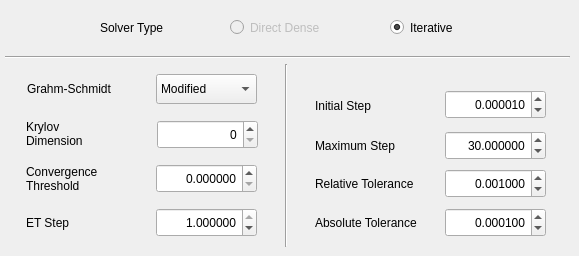
   <widget class="QWidget" name="tab_2">
    <attribute name="title">
     <string>  Model Solver Parameters  </string>
    </attribute>
    <widget class="QLabel" name="textLabel1_2">
     <property name="geometry">
      <rect>
       <x>315</x>
       <y>207</y>
       <width>131</width>
       <height>31</height>
      </rect>
     </property>
     <property name="text">
      <string>Absolute Tolerance</string>
     </property>
    </widget>
    <widget class="QDoubleSpinBox" name="doubleSpinBoxAbsoluteTolerance">
     <property name="geometry">
      <rect>
       <x>445</x>
       <y>208</y>
       <width>101</width>
       <height>29</height>
      </rect>
     </property>
     <property name="alignment">
      <set>Qt::AlignRight|Qt::AlignTrailing|Qt::AlignVCenter</set>
     </property>
     <property name="decimals">
      <number>6</number>
     </property>
     <property name="maximum">
      <double>1.000000000000000</double>
     </property>
     <property name="singleStep">
      <double>0.000100000000000</double>
     </property>
     <property name="value">
      <double>0.000100000000000</double>
     </property>
    </widget>
    <widget class="QDoubleSpinBox" name="doubleSpinBoxRelativeTolerance">
     <property name="geometry">
      <rect>
       <x>445</x>
       <y>169</y>
       <width>101</width>
       <height>29</height>
      </rect>
     </property>
     <property name="alignment">
      <set>Qt::AlignRight|Qt::AlignTrailing|Qt::AlignVCenter</set>
     </property>
     <property name="decimals">
      <number>6</number>
     </property>
     <property name="maximum">
      <double>1.000000000000000</double>
     </property>
     <property name="singleStep">
      <double>0.001000000000000</double>
     </property>
     <property name="value">
      <double>0.001000000000000</double>
     </property>
    </widget>
    <widget class="QLabel" name="textLabel1_3">
     <property name="geometry">
      <rect>
       <x>315</x>
       <y>168</y>
       <width>131</width>
       <height>31</height>
      </rect>
     </property>
     <property name="text">
      <string>Relative Tolerance</string>
     </property>
    </widget>
    <widget class="Line" name="line1_3">
     <property name="geometry">
      <rect>
       <x>5</x>
       <y>56</y>
       <width>565</width>
       <height>3</height>
      </rect>
     </property>
     <property name="orientation">
      <enum>Qt::Horizontal</enum>
     </property>
    </widget>
    <widget class="QLabel" name="textLabel1_4">
     <property name="geometry">
      <rect>
       <x>100</x>
       <y>12</y>
       <width>131</width>
       <height>31</height>
      </rect>
     </property>
     <property name="text">
      <string>Solver Type</string>
     </property>
    </widget>
    <widget class="QRadioButton" name="radioButtonDirectDense">
     <property name="enabled">
      <bool>false</bool>
     </property>
     <property name="geometry">
      <rect>
       <x>230</x>
       <y>16</y>
       <width>121</width>
       <height>23</height>
      </rect>
     </property>
     <property name="text">
      <string>Direct Dense</string>
     </property>
    </widget>
    <widget class="QRadioButton" name="radioButtonIterative">
     <property name="geometry">
      <rect>
       <x>390</x>
       <y>16</y>
       <width>121</width>
       <height>23</height>
      </rect>
     </property>
     <property name="text">
      <string>Iterative</string>
     </property>
     <property name="checked">
      <bool>true</bool>
     </property>
    </widget>
    <widget class="QLabel" name="textLabel1_5">
     <property name="geometry">
      <rect>
       <x>315</x>
       <y>90</y>
       <width>131</width>
       <height>31</height>
      </rect>
     </property>
     <property name="text">
      <string>Initial Step</string>
     </property>
    </widget>
    <widget class="QDoubleSpinBox" name="doubleSpinBoxInitialStep">
     <property name="geometry">
      <rect>
       <x>445</x>
       <y>90</y>
       <width>101</width>
       <height>29</height>
      </rect>
     </property>
     <property name="alignment">
      <set>Qt::AlignRight|Qt::AlignTrailing|Qt::AlignVCenter</set>
     </property>
     <property name="decimals">
      <number>6</number>
     </property>
     <property name="maximum">
      <double>1.000000000000000</double>
     </property>
     <property name="singleStep">
      <double>0.000010000000000</double>
     </property>
     <property name="value">
      <double>0.000010000000000</double>
     </property>
    </widget>
    <widget class="Line" name="line2_4">
     <property name="geometry">
      <rect>
       <x>285</x>
       <y>64</y>
       <width>3</width>
       <height>183</height>
      </rect>
     </property>
     <property name="orientation">
      <enum>Qt::Vertical</enum>
     </property>
    </widget>
    <widget class="QDoubleSpinBox" name="doubleSpinBoxMaximumStep">
     <property name="geometry">
      <rect>
       <x>445</x>
       <y>131</y>
       <width>101</width>
       <height>29</height>
      </rect>
     </property>
     <property name="alignment">
      <set>Qt::AlignRight|Qt::AlignTrailing|Qt::AlignVCenter</set>
     </property>
     <property name="decimals">
      <number>6</number>
     </property>
     <property name="maximum">
      <double>1440.000000000000000</double>
     </property>
     <property name="singleStep">
      <double>1.000000000000000</double>
     </property>
     <property name="value">
      <double>30.000000000000000</double>
     </property>
    </widget>
    <widget class="QLabel" name="textLabel1_7">
     <property name="geometry">
      <rect>
       <x>315</x>
       <y>130</y>
       <width>131</width>
       <height>31</height>
      </rect>
     </property>
     <property name="text">
      <string>Maximum Step</string>
     </property>
    </widget>
    <widget class="QDoubleSpinBox" name="doubleSpinBoxETStep">
     <property name="geometry">
      <rect>
       <x>156</x>
       <y>208</y>
       <width>101</width>
       <height>29</height>
      </rect>
     </property>
     <property name="alignment">
      <set>Qt::AlignRight|Qt::AlignTrailing|Qt::AlignVCenter</set>
     </property>
     <property name="decimals">
      <number>6</number>
     </property>
     <property name="maximum">
      <double>1.000000000000000</double>
     </property>
     <property name="singleStep">
      <double>1.000000000000000</double>
     </property>
     <property name="value">
      <double>1.000000000000000</double>
     </property>
    </widget>
    <widget class="QLabel" name="textLabel1_6">
     <property name="geometry">
      <rect>
       <x>26</x>
       <y>207</y>
       <width>131</width>
       <height>31</height>
      </rect>
     </property>
     <property name="text">
      <string>ET Step</string>
     </property>
    </widget>
    <widget class="QLabel" name="textLabel1_8">
     <property name="geometry">
      <rect>
       <x>26</x>
       <y>163</y>
       <width>131</width>
       <height>31</height>
      </rect>
     </property>
     <property name="text">
      <string>Convergence
Threshold</string>
     </property>
    </widget>
    <widget class="QDoubleSpinBox" name="doubleSpinBoxConvergenceThreshold">
     <property name="geometry">
      <rect>
       <x>156</x>
       <y>164</y>
       <width>101</width>
       <height>29</height>
      </rect>
     </property>
     <property name="alignment">
      <set>Qt::AlignRight|Qt::AlignTrailing|Qt::AlignVCenter</set>
     </property>
     <property name="decimals">
      <number>6</number>
     </property>
     <property name="maximum">
      <double>1.000000000000000</double>
     </property>
     <property name="singleStep">
      <double>1.000000000000000</double>
     </property>
     <property name="value">
      <double>0.000000000000000</double>
     </property>
    </widget>
    <widget class="QLabel" name="textLabel1_9">
     <property name="geometry">
      <rect>
       <x>26</x>
       <y>118</y>
       <width>131</width>
       <height>31</height>
      </rect>
     </property>
     <property name="text">
      <string>Krylov
Dimension</string>
     </property>
    </widget>
    <widget class="QLabel" name="textLabel1_10">
     <property name="geometry">
      <rect>
       <x>27</x>
       <y>73</y>
       <width>131</width>
       <height>31</height>
      </rect>
     </property>
     <property name="text">
      <string>Grahm-Schmidt</string>
     </property>
    </widget>
    <widget class="QComboBox" name="comboBoxGrahmSchmidt">
     <property name="geometry">
      <rect>
       <x>156</x>
       <y>74</y>
       <width>101</width>
       <height>30</height>
      </rect>
     </property>
     <property name="currentText">
      <string>Modified</string>
     </property>
     <property name="currentIndex">
      <number>0</number>
     </property>
     <item>
      <property name="text">
       <string>Modified</string>
      </property>
     </item>
     <item>
      <property name="text">
       <string>Classical</string>
      </property>
     </item>
    </widget>
    <widget class="QSpinBox" name="spinBoxKrylovDimension">
     <property name="geometry">
      <rect>
       <x>157</x>
       <y>120</y>
       <width>101</width>
       <height>29</height>
      </rect>
     </property>
     <property name="alignment">
      <set>Qt::AlignRight|Qt::AlignTrailing|Qt::AlignVCenter</set>
     </property>
    </widget>
   </widget>
